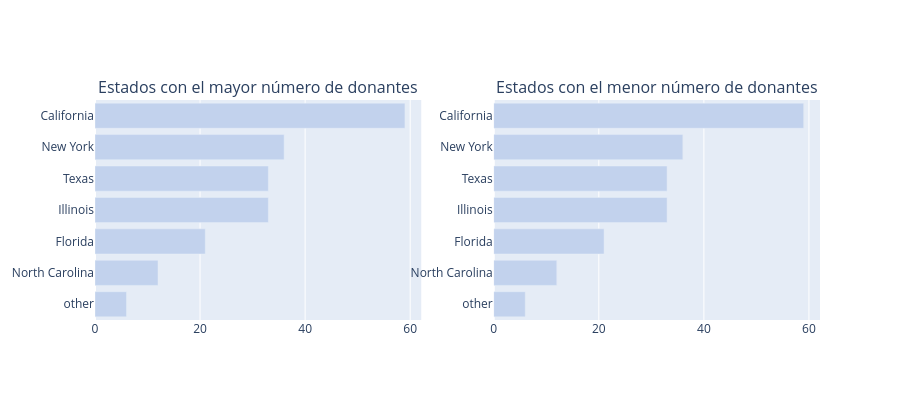

The notebook cell this image was saved under:
### Code cell
def bar_hor(df, col, title, color, w=None, h=None, lm=0, limit=100, return_trace=False, rev=False):
    cnt_srs = df[col].value_counts()
    yy = cnt_srs.head(limit).index[::-1] 
    xx = cnt_srs.head(limit).values[::-1] 
    if rev:
        yy = cnt_srs.tail(limit).index[::-1] 
        xx = cnt_srs.tail(limit).values[::-1] 
        
    
    trace = go.Bar(y=yy, x=xx, orientation='h', marker=dict(color=color))
    if return_trace:
        return trace 
    layout = dict(title=title, margin=dict(l=lm), width=w, height=h)
    data = [trace]
    fig = go.Figure(data=data, layout=layout)
    iplot(fig)

def bar_hor_noagg(x, y, title, color, w=None, h=None, lm=0, limit=100, rt=False):
    trace = go.Bar(y=x, x=y, orientation='h', marker=dict(color=color))
    if rt:
        return trace
    layout = dict(title=title, margin=dict(l=lm), width=w, height=h)
    data = [trace]
    fig = go.Figure(data=data, layout=layout)
    iplot(fig)


def bar_ver_noagg(x, y, title, color, w=None, h=None, lm=0, rt=False):
    trace = go.Bar(y=y, x=x, marker=dict(color=color))
    if rt:
        return trace
    layout = dict(title=title, margin=dict(l=lm), width=w, height=h)
    data = [trace]
    fig = go.Figure(data=data, layout=layout)
    iplot(fig)

    
trace1 = bar_hor(donors_df, 'Donor City', "Principales ciudades con el mayor número de donantes", '#c2d2ed', 500, 400, 200, limit=10, return_trace=True)
trace2 = bar_hor(donors_df, 'Donor State', "Principales estados con el mayor número de donantes", '#c2d2ed', 500, 400, 200, limit=10, return_trace=True)
trace4 = bar_hor(donors_df, 'Donor State', "Principales estados con el menor número de donantes", '#c2d2ed', 600, 400, 200, limit=10, return_trace=True, rev=True)


fig = tools.make_subplots(
    rows=1,
    cols=2,
    print_grid=False,
    subplot_titles=[
        'Estados con el mayor número de donantes',
        'Estados con el menor número de donantes'
    ]
)

# fig = tools.make_subplots(rows=2, cols=2, specs=[[{}, {}], [{'colspan': 2}, None]],
#                           print_grid=False,
#                           subplot_titles=['Estados con el mayor número de donantes',
#                                           'Estados con el menor número de donantes',
#                                           'Ciudades con el mayor número de donantes'])

fig.append_trace(trace2, 1, 1)
fig.append_trace(trace4, 1, 2)
# fig.append_trace(trace1, 2, 1)

fig['layout'].update(height=400, showlegend=False)
iplot(fig)

### Figure 1 — Plotly figure (JSON) as saved in the notebook; plotly's stock layout.template omitted (floating-point values rounded to 4 significant figures)
{"data": [{"marker": {"color": "#c2d2ed"}, "orientation": "h", "type": "bar", "x": [6, 12, 21, 33, 33, 36, 59], "xaxis": "x", "y": ["other", "North Carolina", "Florida", "Illinois", "Texas", "New York", "California"], "yaxis": "y"}, {"marker": {"color": "#c2d2ed"}, "orientation": "h", "type": "bar", "x": [6, 12, 21, 33, 33, 36, 59], "xaxis": "x2", "y": ["other", "North Carolina", "Florida", "Illinois", "Texas", "New York", "California"], "yaxis": "y2"}], "layout": {"annotations": [{"font": {"size": 16}, "showarrow": false, "text": "Estados con el mayor número de donantes", "x": 0.225, "xanchor": "center", "xref": "paper", "y": 1, "yanchor": "bottom", "yref": "paper"}, {"font": {"size": 16}, "showarrow": false, "text": "Estados con el menor número de donantes", "x": 0.775, "xanchor": "center", "xref": "paper", "y": 1, "yanchor": "bottom", "yref": "paper"}], "height": 400, "showlegend": false, "xaxis": {"anchor": "y", "domain": [0, 0.45]}, "xaxis2": {"anchor": "y2", "domain": [0.55, 1]}, "yaxis": {"anchor": "x", "domain": [0, 1]}, "yaxis2": {"anchor": "x2", "domain": [0, 1]}}}
